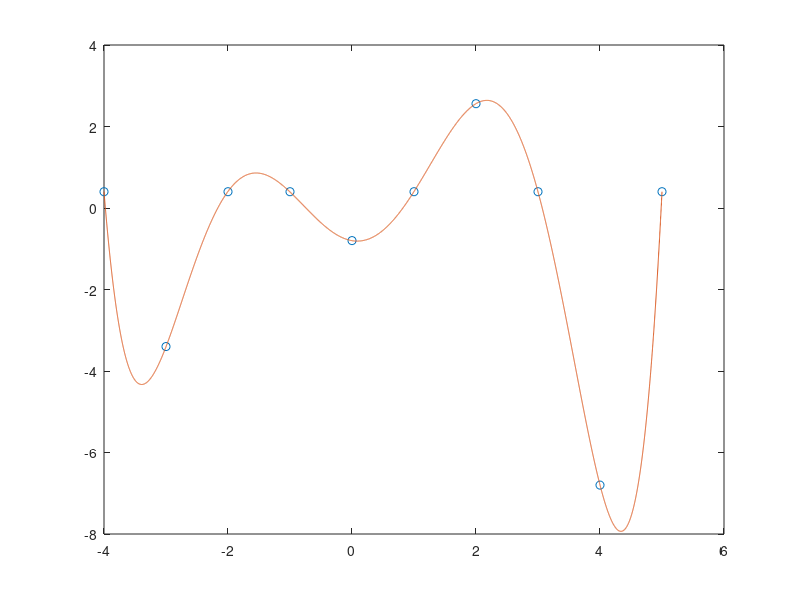

Source code (MATLAB):

clc
clear all;
x = [-4:5];
y=[.4 -3.4 .4 .4 -.8 .4 2.56 .4 -6.8 .4];

n = 6;


for i = 1:n+1
    t = i-1;
    for j = 1:n+1
        A(i,j) = sum(x.^(t+j-1));
    end
end

i = 1;

for i = 1:n+1
    B(i) = sum((x.^(i-1)).*y);
    i-1
end
b = B'

c = inv(A)*b
l = length(c);
ym = [];
xm = -4:.001:5
for i = 1:length(xm)
    temp = xm(i)
    for j = 1:l
        X(j) = temp^(j-1);
    end
    ym(i) = c'*X';
end

plot(x,y,'o', xm,ym)

